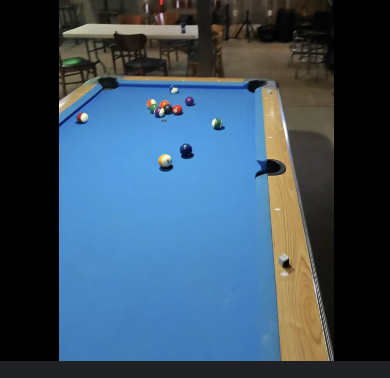
#> input picture sample_pool_table1.jpg, 390 x 378 px
$ python -i vision.py   (imports and definitions only)
#> lines starting #> are read from the running program, lines starting #| are printed output that depends on the picture; after the words box and inside, x2 and y2 are one past the last pixel; in counts of white or black regions, pixels touching at a corner belong together
#> further down, picture is the input picture: shape (378, 390, 3); mean B, G, R 96.5, 78.1, 56.4
import cv2 as cv
import numpy as np

# Manual override thresholds
GREEN_LOW  = (30,  30,  30)
GREEN_HIGH = (90, 255, 255)
BLUE_LOW   = (90,  30,  30)
BLUE_HIGH  = (130,255,255)

TOPDOWN_W, TOPDOWN_H = 1024, 512  # ~2:1 aspect

def _morph(mask):
    kernel = cv.getStructuringElement(cv.MORPH_ELLIPSE, (5,5))
    mask = cv.morphologyEx(mask, cv.MORPH_OPEN, kernel, iterations=2)
    mask = cv.morphologyEx(mask, cv.MORPH_CLOSE, kernel, iterations=2)
    return mask

def mask_felt(bgr, mode="auto"):
    """Return binary felt mask. mode: 'auto', 'green', 'blue'."""
#> called with mode = 'auto'
    hsv = cv.cvtColor(bgr, cv.COLOR_BGR2HSV)
#> hsv: shape (378, 390, 3); mean H, S, V 53.2, 85.7, 105.2
    if mode == "green":
        return _morph(cv.inRange(hsv, GREEN_LOW, GREEN_HIGH))
    if mode == "blue":
        return _morph(cv.inRange(hsv, BLUE_LOW, BLUE_HIGH))

    # AUTO: pick dominant hue among saturated/bright pixels
    Smin, Vmin = 40, 40
    satbright = cv.inRange(hsv, (0, Smin, Vmin), (179, 255, 255))
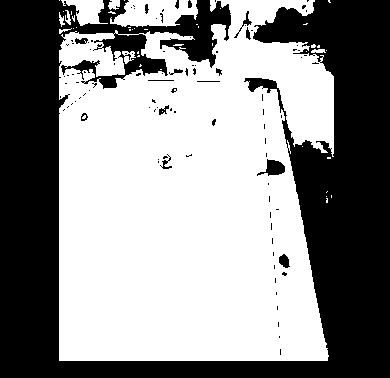
#> satbright: shape (378, 390); 56.6% white; 100 black regions (84 under 20 px), largest, box (x1, y1, x2, y2) and area: (0, 0, 390, 378) 62763, (257, 159, 285, 176) 255, (279, 254, 290, 268) 104
    hue = hsv[...,0]
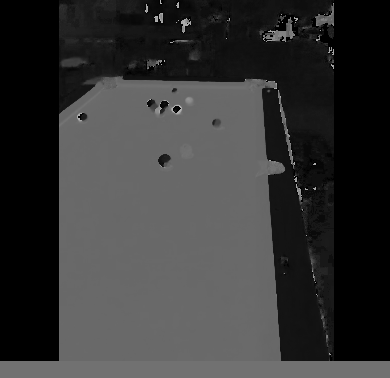
#> hue: shape (378, 390); min 0, max 179, mean 53.2
    hist = cv.calcHist([hue],[0], satbright, [180], [0,180])
#> hist = 180 values, max 27255 at index 105, min 0 at index 72, mean 463.5
    peak = int(hist.argmax())
#> peak = 105
    band = 12  # +/- around peak
    low = (peak - band) % 180
#> low = 93
    high = (peak + band) % 180
#> high = 117

    if low <= high:
        mask_h = cv.inRange(hue, low, high)
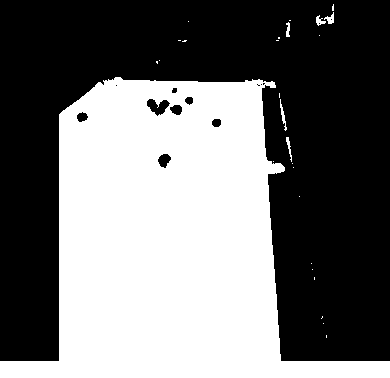
#> mask_h: shape (378, 390); 44.3% white; 27 white regions (21 under 20 px), largest, box (x1, y1, x2, y2) and area: (0, 77, 390, 378) 64926, (280, 99, 287, 131) 70, (324, 12, 334, 24) 60, (286, 137, 292, 162) 55, (316, 15, 326, 26) 54, (286, 22, 290, 37) 45
    else:
        mask_h = cv.bitwise_or(cv.inRange(hue, 0, high), cv.inRange(hue, low, 179))

    mask = cv.bitwise_and(satbright, mask_h)
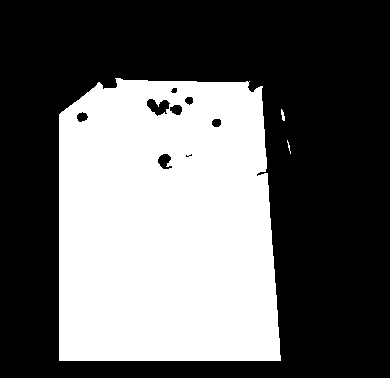
#> mask: shape (378, 390); 39.2% white; 3 white regions (1 under 20 px), largest, box (x1, y1, x2, y2) and area: (59, 78, 281, 361) 57725, (281, 109, 285, 121) 30
    return _morph(mask)
#> in _morph, `mask = cv.morphologyEx(mask, cv.MORPH_OPEN, kernel, iterations=2)`:
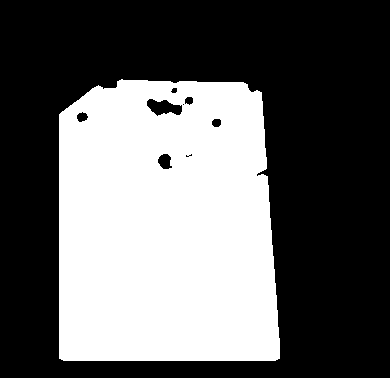
#> mask: shape (378, 390); 39% white; 1 white region, box (x1, y1, x2, y2) and area: (59, 79, 280, 361) 57532
#> in _morph, `mask = cv.morphologyEx(mask, cv.MORPH_CLOSE, kernel, iterations=2)`:
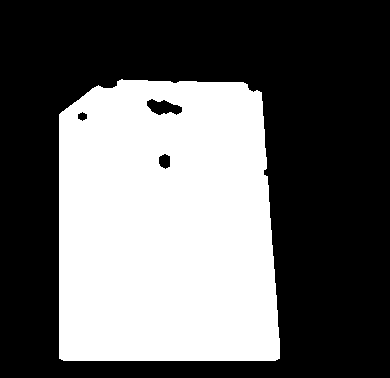
#> mask: shape (378, 390); 39.2% white; 1 white region

def _order_corners_clockwise(pts):
    pts = np.array(pts, dtype=np.float32)
    c = pts.mean(axis=0)
    ang = np.arctan2(pts[:,1]-c[1], pts[:,0]-c[0])
    order = np.argsort(ang)
    pts = pts[order]
    idx = np.argmin(pts.sum(axis=1))  # TL first
    pts = np.vstack([pts[idx:], pts[:idx]])
    return pts

def find_table_quad(bgr, felt_mode="auto"):
    """Find felt via color mask; return 4-point quad (TL,TR,BR,BL) and mask."""
    mask = mask_felt(bgr, mode=felt_mode)
    cnts, _ = cv.findContours(mask, cv.RETR_EXTERNAL, cv.CHAIN_APPROX_SIMPLE)
#> cnts = 1 contour; box (x1, y1, x2, y2) and area: (59, 79, 280, 361) 57844
    if not cnts:
        return None, mask
    cnt = max(cnts, key=cv.contourArea)
#> cnt = contour of 126 points, box (x1, y1, x2, y2) (59, 79, 280, 361), area 57844
    if cv.contourArea(cnt) < 0.05 * (bgr.shape[0]*bgr.shape[1]):
        return None, mask

    peri = cv.arcLength(cnt, True)
#> peri = 975.7
    approx = cv.approxPolyDP(cnt, 0.02*peri, True)
#> approx = [[62, 111], [59, 358], [279, 358], [261, 92], [121, 79]]
    if len(approx) >= 4:
        hull = cv.convexHull(approx)
#> hull = [[121, 79], [261, 92], [279, 358], [59, 358], [62, 111]]
        if len(hull) >= 4:
            if len(hull) > 4:
                rect = cv.minAreaRect(hull)
#> rect = ((169, 218.5), (279, 220), -90)
                box = cv.boxPoints(rect)
#> box = [[279, 358], [59, 358], [59, 79], [279, 79]]
                quad = _order_corners_clockwise(box)
#> in _order_corners_clockwise, `c = pts.mean(axis=0)`: c = [169, 218.5]
#> in _order_corners_clockwise, `ang = np.arctan2(pts[:,1]-c[1], pts[:,0]-c[0])`: ang = [0.903, 2.24, -2.24, -0.903]
#> in _order_corners_clockwise, `order = np.argsort(ang)`: order = [2, 3, 0, 1]
#> in _order_corners_clockwise, `pts = pts[order]`: pts = [[59, 79], [279, 79], [279, 358], [59, 358]]
#> in _order_corners_clockwise, `idx = np.argmin(pts.sum(axis=1))`: idx = 0
#> quad = [[59, 79], [279, 79], [279, 358], [59, 358]]
            else:
                quad = _order_corners_clockwise(hull.reshape(-1,2))
        else:
            rect = cv.minAreaRect(cnt)
            box = cv.boxPoints(rect)
            quad = _order_corners_clockwise(box)
    else:
        rect = cv.minAreaRect(cnt)
        box = cv.boxPoints(rect)
        quad = _order_corners_clockwise(box)

    return quad, mask

def warp_topdown(bgr, quad):
    dst = np.float32([[0,0],[TOPDOWN_W-1,0],[TOPDOWN_W-1,TOPDOWN_H-1],[0,TOPDOWN_H-1]])
    H = cv.getPerspectiveTransform(np.float32(quad), dst)
    warp = cv.warpPerspective(bgr, H, (TOPDOWN_W, TOPDOWN_H))
    return warp, H

def table_pockets(ball_radius=None):
    """Return 6 pocket centers inset from rails to avoid rail-grazing paths."""
    w, h = TOPDOWN_W, TOPDOWN_H
    inset = int((ball_radius or max(h//28,6)) * 1.4)
    return np.array([
        [inset, inset], [w//2, inset], [w-1-inset, inset],
        [inset, h-1-inset], [w//2, h-1-inset], [w-1-inset, h-1-inset]
    ], dtype=np.float32)

def draw_overlay(warp_bgr, balls, cue_idx, best):
    vis = warp_bgr.copy()
    for idx,(x,y,r) in enumerate(balls):
        color = (0,255,0) if idx==cue_idx else (0,165,255)
        cv.circle(vis, (int(x),int(y)), int(r), color, 2)
        cv.putText(vis, str(idx), (int(x)-6,int(y)-8), cv.FONT_HERSHEY_SIMPLEX, 0.5, (255,255,255), 1, cv.LINE_AA)
    for (px,py) in table_pockets().astype(int):
        cv.circle(vis, (px,py), 10, (255,0,0), 2)
    if best:
        i = best["object_idx"]
        C = (int(balls[cue_idx][0]), int(balls[cue_idx][1]))
        G = (int(best["ghost"][0]), int(best["ghost"][1]))
        O = (int(balls[i][0]), int(balls[i][1]))
        P = (int(best["pocket"][0]), int(best["pocket"][1]))
        cv.line(vis, C, G, (0,255,255), 2)
        cv.line(vis, O, P, (255,0,255), 2)
        cv.circle(vis, G, 6, (0,255,255), -1)
        cv.circle(vis, P, 8, (255,0,255), 2)
    return vis

>>> import cv2
>>> picture = cv2.imread('../sample_pool_table1.jpg')
>>> result = find_table_quad(picture)
